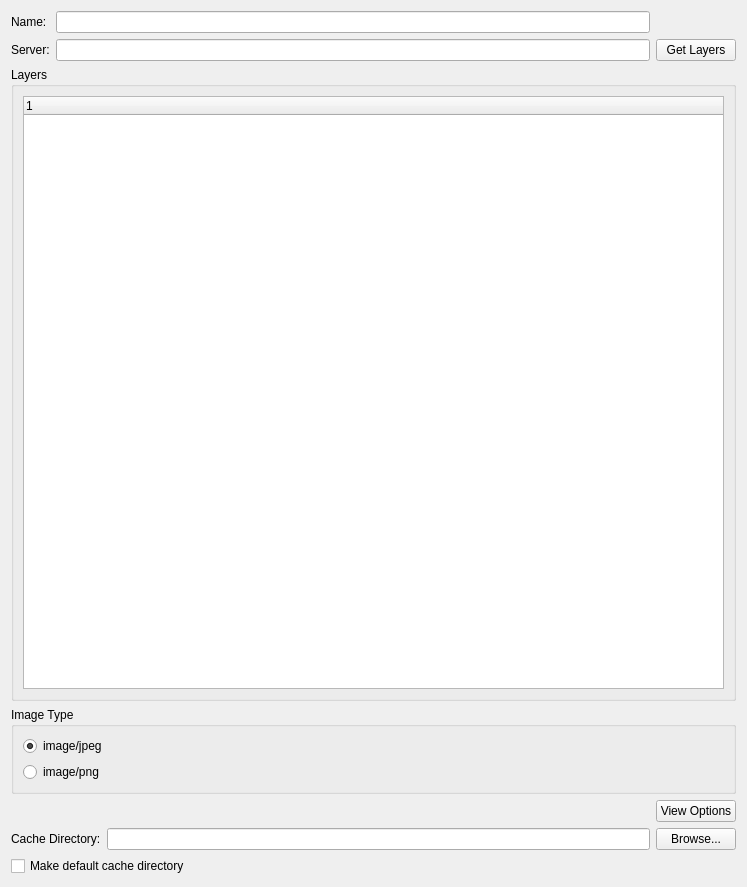
<ui version="4.0" >
 <class>WmsWidget</class>
 <widget class="QWidget" name="WmsWidget" >
  <property name="geometry" >
   <rect>
    <x>0</x>
    <y>0</y>
    <width>747</width>
    <height>887</height>
   </rect>
  </property>
  <property name="windowTitle" >
   <string>Form</string>
  </property>
  <layout class="QVBoxLayout" >
   <item>
    <layout class="QGridLayout" >
     <item row="0" column="0" >
      <widget class="QLabel" name="label" >
       <property name="text" >
        <string>Name:</string>
       </property>
      </widget>
     </item>
     <item row="0" column="1" >
      <widget class="QLineEdit" name="_name" />
     </item>
     <item row="1" column="0" >
      <widget class="QLabel" name="label_2" >
       <property name="text" >
        <string>Server:</string>
       </property>
      </widget>
     </item>
     <item row="1" column="1" >
      <widget class="QLineEdit" name="_server" />
     </item>
     <item row="1" column="2" >
      <widget class="QPushButton" name="capabilitiesButton" >
       <property name="text" >
        <string>Get Layers</string>
       </property>
      </widget>
     </item>
    </layout>
   </item>
   <item>
    <widget class="QGroupBox" name="_layersGroupBox" >
     <property name="title" >
      <string>Layers</string>
     </property>
     <layout class="QVBoxLayout" >
      <item>
       <widget class="QTreeWidget" name="_layersTree" >
        <column>
         <property name="text" >
          <string>1</string>
         </property>
        </column>
       </widget>
      </item>
     </layout>
    </widget>
   </item>
   <item>
    <widget class="QGroupBox" name="groupBox_2" >
     <property name="title" >
      <string>Image Type</string>
     </property>
     <layout class="QVBoxLayout" >
      <item>
       <widget class="QRadioButton" name="_jpegButton" >
        <property name="text" >
         <string>image/jpeg</string>
        </property>
        <property name="checked" >
         <bool>true</bool>
        </property>
       </widget>
      </item>
      <item>
       <widget class="QRadioButton" name="_pngButton" >
        <property name="text" >
         <string>image/png</string>
        </property>
       </widget>
      </item>
     </layout>
    </widget>
   </item>
   <item>
    <layout class="QHBoxLayout" >
     <item>
      <spacer>
       <property name="orientation" >
        <enum>Qt::Horizontal</enum>
       </property>
       <property name="sizeHint" >
        <size>
         <width>40</width>
         <height>20</height>
        </size>
       </property>
      </spacer>
     </item>
     <item>
      <widget class="QPushButton" name="viewOptionsButton" >
       <property name="text" >
        <string>View Options</string>
       </property>
      </widget>
     </item>
    </layout>
   </item>
   <item>
    <layout class="QHBoxLayout" >
     <item>
      <widget class="QLabel" name="label_3" >
       <property name="text" >
        <string>Cache Directory:</string>
       </property>
      </widget>
     </item>
     <item>
      <widget class="QLineEdit" name="_cacheDirectory" />
     </item>
     <item>
      <widget class="QPushButton" name="browseDirectory" >
       <property name="text" >
        <string>Browse...</string>
       </property>
      </widget>
     </item>
    </layout>
   </item>
   <item>
    <layout class="QHBoxLayout" >
     <item>
      <widget class="QCheckBox" name="_makeDefaultDirectory" >
       <property name="text" >
        <string>Make default cache directory</string>
       </property>
      </widget>
     </item>
    </layout>
   </item>
  </layout>
 </widget>
 <resources/>
 <connections/>
</ui>
